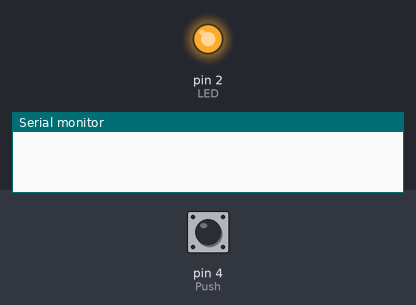
The sketch below on a simulated Arduino Uno, built with avr-gcc and run on an emulated ATmega328P. Shown: output pins drawn as LEDs (lit = HIGH), the last lines printed to the serial monitor. Inputs (shaded band) come from the test bench; at power-on: pin 4 (Push) HIGH. Random numbers use the default seed unless the sketch sets one.

Above: at 2.6 s.
2.7 s: pin 4 (Push) pulled LOW for 0.15 s
At 3.2 s:
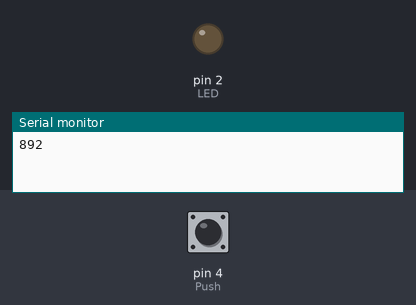
Timing chart, 0 to 8.4 s (numbered marks = the images above; inputs shaded):
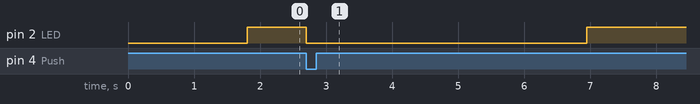

The sketch:

reactiontime_led1.ino
```cpp
// C++ code

const int LED = 2;
const int Push = 4;

int prev = 0;
int led_on = 0;
unsigned long ontime = prev + random(1000, 5000);

void setup()
{
  Serial.begin(9600);
  pinMode(LED, OUTPUT);
  pinMode(Push, INPUT_PULLUP);
}

void loop()
{
  unsigned long time = millis();

  if (!led_on){
    if (time>=ontime){
      digitalWrite(LED, HIGH);
      led_on = 1;
    }
  }

  else if (led_on){
    if (digitalRead(Push)==LOW){
      digitalWrite(LED, LOW);
      Serial.println(time - ontime);
      led_on = 0;
      ontime = time + random(1000, 5000);
    }
  }
}
```

Measured:
- after the input at 2.7 s, pin 2 (LED): HIGH → LOW at once, → HIGH 4.2 s later
